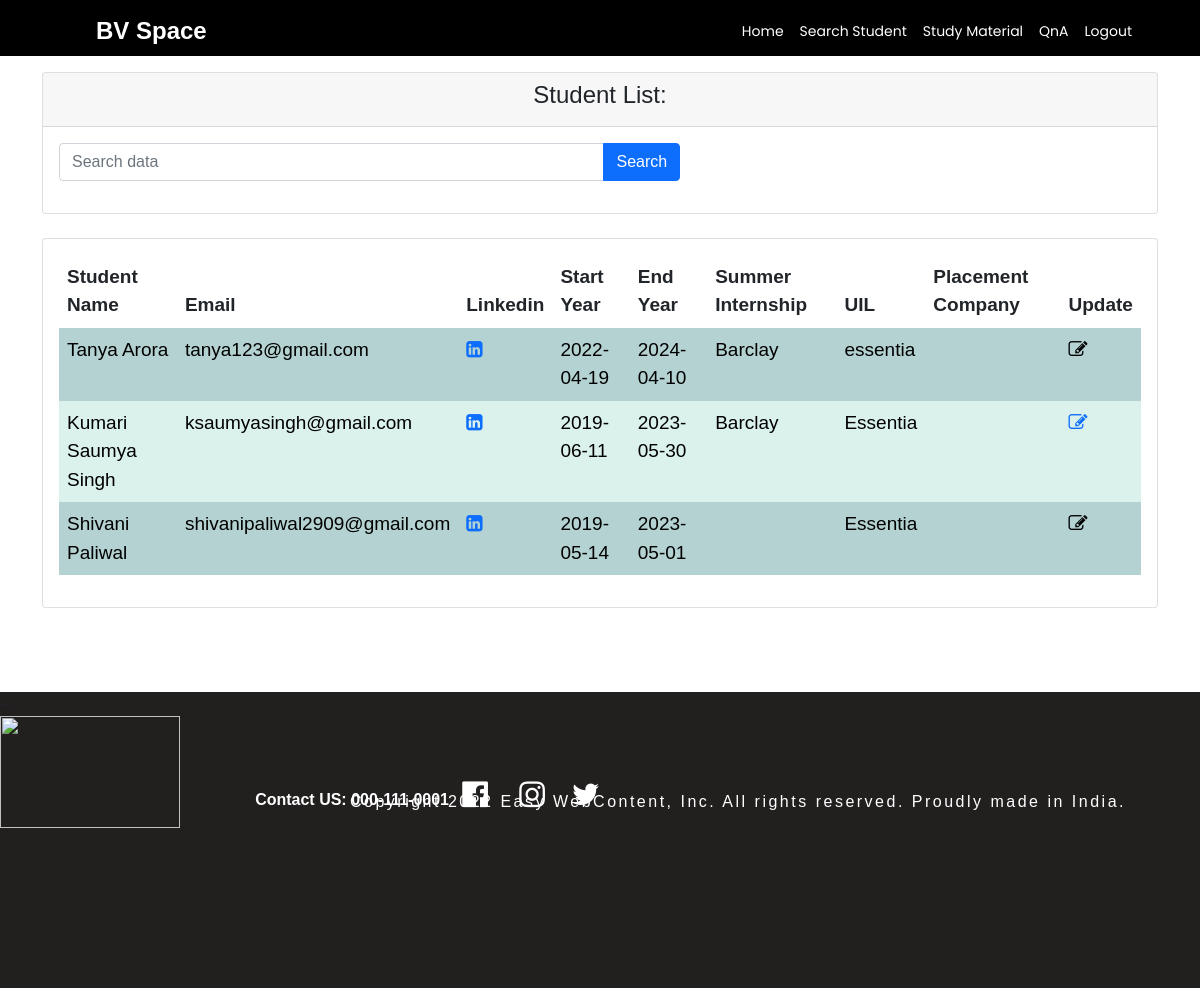
Screenshot of /search.php (signed in) with the database file from the repository.
### tables this page shows
CREATE TABLE `users` (
  `id` int(255) NOT NULL,
  `username` varchar(500) NOT NULL,
  `email` varchar(255) NOT NULL,
  `password` varchar(500) NOT NULL,
  `startYear` date NOT NULL,
  `endYear` date NOT NULL,
  `Branch` varchar(255) NOT NULL,
  `linkedin` varchar(500) NOT NULL,
  `summerIntern` varchar(500) NOT NULL,
  `UIL` varchar(500) NOT NULL,
  `placement` varchar(500) NOT NULL,
  `verification_code` varchar(255) NOT NULL,
  `is_verified` int(10) NOT NULL DEFAULT 0,
  `created_at` datetime NOT NULL DEFAULT current_timestamp()
);

### search.php (the view, shortened to what this page needs)
<!doctype html>
<?php session_start();
if(isset($_SESSION['id']))
{
?>
<html lang="en">
<head>
    <link rel="stylesheet" href="https://cdnjs.cloudflare.com/ajax/libs/font-awesome/4.7.0/css/font-awesome.min.css">
    <link rel="stylesheet" href="https://cdnjs.cloudflare.com/ajax/libs/font-awesome/5.8.1/css/fontawesome.css">
    <link href="https://cdn.jsdelivr.net/npm/bootstrap@5.0.0-beta1/dist/css/bootstrap.min.css" rel="stylesheet">
    <link rel="stylesheet" href="https://cdnjs.cloudflare.com/ajax/libs/font-awesome/4.7.0/css/font-awesome.min.css">
    <link rel="stylesheet" href="tablecss.css">
</head>
<body>
    <div >
    <?php include('header.php');?>
    <div class="container" style="margin-top:4%">
        <div class="row justify-content">
            <div class="col-md-12">
                <div class="card mt-4">
                    <div class="card-header">
                        <h4>Student List: </h4>
                    </div>
                    <div class="card-body">
                        <div class="row">
                            <div class="col-md-7">
                                <form action="" method="GET">
                                    <div class="input-group mb-3">
                                        <input type="text" name="search" required value="<?php if(isset($_GET['search'])){echo $_GET['search']; } ?>" class="form-control" placeholder="Search data">
                                        <button type="submit" class="btn btn-primary">Search</button>
                                    </div>
                                </form>
                            </div>
                        </div>
                    </div>
                </div>
            </div>
            <div class="col-md-12">
                <div class="card mt-4" style="padding:0px">
                    <div class="card-body" >
                        <table  class="table table-bordered" style="font-size:50%" >
                            <thead>
                                <tr class="header-row">
                                    <th class="header-item items">Student Name</th>
                                    <th class="header-item items">Email</th>
                                    <th class="header-item items">Linkedin</th>
                                    <th class="header-item items">Start Year</th>
                                    <th class="header-item items">End Year</th>
                                    <th class="header-item items">Summer Internship</th>
                                    <th class="header-item items">UIL</th>
                                    <th class="header-item items">Placement Company</th>
                                    <th class="header-item items">Update</th>
                                </tr>
                            </thead>
                            <tbody>
                                <?php
                                    $con = mysqli_connect("localhost","root","","bvspace");
                                    if(!isset($_GET['search'])){
                                        $selectquery= "SELECT * FROM users ";
                                        $query= mysqli_query($con, $selectquery);
                                        while($items=mysqli_fetch_assoc($query))
                                        {
                                            ?>
                                            <tr class="table-rows">
                                                        <td class="items"><?= $items['username']; ?></td>
                                                        <td class="items"><?= $items['email']; ?></td>
                                                        <td class="items"><a href="<?php echo $items['linkedin']; ?>" data-toggle="tooltip" data-placement="bottom" title="Linkedin"><i class="fa fa-linkedin-square"></i></a></td>
                                                        <td class="items"><?= $items['startYear']; ?></td>
                                                        <td class="items"><?= $items['endYear']; ?></td>
                                                        <td class="items"><?= $items['summerIntern']; ?></td>
                                                        <td class="items"><?= $items['UIL']; ?></td>
                                                        <td class="items"><?= $items['placement']; ?> </td>
                                                        <td class="items">
                                                        <?php
                                                        $email= $_SESSION['id'];
                                                        if($items["id"]==$email)
                                                        {?>
                                                            <a href="searchUpdate.php?sno=<?php echo $items['id']; ?>" data-toggle="tooltip" data-placement="bottom" title="Update"><i class="fa fa-edit"></i></a>
                                                            <?php
                                                        }
                                                        else
                                                        {?>
                                                            <i class="fa fa-edit" title="You can not update other details"></i>
                                                                <?php
                                                        }?>
                                                        </td>
                                                    </tr>
                                            <?php
                                        }
                                    }
                                ?>
                            </tbody>
                        </table>
                    </div>
                </div>
            </div>
        </div>
    </div>
    </div>
</body>
<div style="background-color: #221f1f;
  max-width: 121%;
  width: 100%;
  bottom: 0;
  height: 37vh;
  margin-top: 7%;
  margin-left: 0%;>
            <div class="row">
                <div class="col-md-2 col-12">
                    <img src="https://i.ibb.co/cgMV93W/BVSpace-logos-white.png" style="margin-right: 5%; width:100%;height:100%">
                </div>
                <div class="col-md-2 col-12" style="width:25em;text-align:center;">
                    <b>
                        <p style="color:white; padding-top:10%; margin-top:25px;margin-right: -20%;">Contact US: 000-111-0001
                    </b>&nbsp
                    <a href="#" style="text-decoration:none"><i class="fa fa-facebook-official" aria-hidden="true" style="color: white;padding-right: 1%;font-size: 30px;"></i>&nbsp&nbsp&nbsp&nbsp&nbsp</a>
                    <a href="#" style="text-decoration:none"><i class="fa fa-instagram" aria-hidden="true" style="color: white;padding-right: 1%;font-size: 30px;"></i>&nbsp&nbsp&nbsp&nbsp</a>
                    <a href="#" style="text-decoration:none"><i class="fa fa-twitter" aria-hidden="true" style="color: white;padding-right: 1%;font-size: 30px;"></i></a>
                </div>
            </div>
        <h4 style="
                color: white;
    font-family: 'Francois One', sans-serif;
    font-weight: 500;
    letter-spacing: 2.5px;
    margin-top: -3%;
    font-size: 1em;
    margin-left: 23%;
              ">Copyright 2022 Easy WebContent, Inc. All rights reserved. Proudly made in India.</h4>
    </div>
</html>
<?php
}
else{
    echo '<script>alert("Session Expired! login to continue!"); window.location.href="index.php"</script>';
}
?>

### header.php (shortened to what this page needs)
<nav class="navbar navbar-expand-lg fixed-top" style ="padding-bottom: 0.2%; color: white; background-color:black">
	  <a class="navbar-brand" href="#" style=" color: white; padding-left: 8%;font-family: 'Poppins', sans-serif; font-size: 24px" ><b>BV Space</b>
	  </a>
	  <div class="collapse navbar-collapse" id="navbarSupportedContent" style="padding-right: 5%">
	    <ul class="navbar-nav ms-auto">
	      <li class="nav-item active">
	        <a class="nav-link" href="index.php" style=" color: white;font-family: 'Poppins', sans-serif; font-size: 14px">Home </a>
	      </li>
	      <li class="nav-item">
	        <a class="nav-link" target="_blank" href="search.php" style=" color: white;font-family: 'Poppins', sans-serif; font-size: 14px">Search Student</a>
	      </li>
	      <li class="nav-item">
	        <a class="nav-link" target="_blank" href="submitMaterial.php" style=" color: white;font-family: 'Poppins', sans-serif; font-size: 14px">Study Material</a>
	      </li>
	      <li class="nav-item">
	        <a class="nav-link" target="_blank" href="display.php" style=" color: white;font-family: 'Poppins', sans-serif; font-size: 14px">QnA</a>
	      </li>
		<?php
		if(isset($_SESSION['id']))
		{?>
          <li class="nav-item active">
	        <a class="nav-link" href="logout.php" style=" color: white;font-family: 'Poppins', sans-serif; font-size: 14px">Logout</a>
	      </li>
		<?php
		}
		?>
	  </div>
	</nav>

### tablecss.css (style rules this page uses)
* { padding: 0; margin: 0; box-sizing: border-box; font-family: Verdana, sans-serif; }
table, tr, td,th { border:none; }
.h4, h4 { text-align: center; font-size: calc(1.275rem + .3vw); }
body { background-image:url('https://media.istockphoto.com/photos/vignette-watercolor-texture-background-handpainted-aqua-brush-strokes-picture-id1207792106?k=20&m=1207792106&s=612x612&w=0&h=gI5MNafA9XJ5D7tiCzWRskG9TBb6Lx7URDGmA70Wp-I='); background-repeat: no-repeat; background-size: 100% 100%; }
.table-rows { transition: all 0.3s ease; cursor: pointer; }
.items { padding: 15px 35px; font-size: 19px; border-bottom: 0px solid rgba(255, 255, 255, 0.7); }
.table-rows:nth-child(even) { background-color: #dbf2ec; color:black; }
.table-rows:nth-child(odd) { background-color: #b4d2d2; color:black; }
.header-row { background-color: white !important; }

### rows the page displays
users: username "Tanya Arora", email "tanya123@gmail.com", startYear "2022-04-19", endYear "2024-04-10", summerIntern "Barclay", UIL "essentia"
users: username "Kumari Saumya Singh", email "ksaumyasingh@gmail.com", startYear "2019-06-11", endYear "2023-05-30", summerIntern "Barclay", UIL "Essentia"
users: username "Shivani Paliwal", email "shivanipaliwal2909@gmail.com", startYear "2019-05-14", endYear "2023-05-01", UIL "Essentia"
